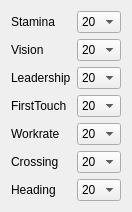
  <widget class="QWidget" name="formLayoutWidget_2">
   <property name="geometry">
    <rect>
     <x>30</x>
     <y>260</y>
     <width>104</width>
     <height>211</height>
    </rect>
   </property>
   <layout class="QFormLayout" name="formLayout_2">
    <item row="0" column="0">
     <widget class="QLabel" name="ss1_2">
      <property name="styleSheet">
       <string notr="true">font: 9pt &quot;맑은 고딕&quot;;
color: rgb(0, 0, 0);</string>
      </property>
      <property name="text">
       <string>Stamina</string>
      </property>
     </widget>
    </item>
    <item row="1" column="0">
     <widget class="QLabel" name="ss2_2">
      <property name="styleSheet">
       <string notr="true">font: 9pt &quot;맑은 고딕&quot;;
color: rgb(0, 0, 0);</string>
      </property>
      <property name="text">
       <string>Vision</string>
      </property>
     </widget>
    </item>
    <item row="3" column="0">
     <widget class="QLabel" name="ss4_2">
      <property name="styleSheet">
       <string notr="true">font: 9pt &quot;맑은 고딕&quot;;
color: rgb(0, 0, 0);</string>
      </property>
      <property name="text">
       <string>FirstTouch</string>
      </property>
     </widget>
    </item>
    <item row="0" column="1">
     <widget class="QComboBox" name="comboBox_11">
      <item>
       <property name="text">
        <string>20</string>
       </property>
      </item>
      <item>
       <property name="text">
        <string>19</string>
       </property>
      </item>
      <item>
       <property name="text">
        <string>18</string>
       </property>
      </item>
      <item>
       <property name="text">
        <string>17</string>
       </property>
      </item>
      <item>
       <property name="text">
        <string>16</string>
       </property>
      </item>
      <item>
       <property name="text">
        <string>15</string>
       </property>
      </item>
      <item>
       <property name="text">
        <string>14</string>
       </property>
      </item>
      <item>
       <property name="text">
        <string>13</string>
       </property>
      </item>
      <item>
       <property name="text">
        <string>12</string>
       </property>
      </item>
      <item>
       <property name="text">
        <string>11</string>
       </property>
      </item>
      <item>
       <property name="text">
        <string>10</string>
       </property>
      </item>
      <item>
       <property name="text">
        <string>9</string>
       </property>
      </item>
      <item>
       <property name="text">
        <string>8</string>
       </property>
      </item>
      <item>
       <property name="text">
        <string>7</string>
       </property>
      </item>
      <item>
       <property name="text">
        <string>6</string>
       </property>
      </item>
      <item>
       <property name="text">
        <string>5</string>
       </property>
      </item>
      <item>
       <property name="text">
        <string>4</string>
       </property>
      </item>
      <item>
       <property name="text">
        <string>3</string>
       </property>
      </item>
      <item>
       <property name="text">
        <string>2</string>
       </property>
      </item>
      <item>
       <property name="text">
        <string>1</string>
       </property>
      </item>
      <item>
       <property name="text">
        <string>0</string>
       </property>
      </item>
     </widget>
    </item>
    <item row="1" column="1">
     <widget class="QComboBox" name="comboBox_12">
      <item>
       <property name="text">
        <string>20</string>
       </property>
      </item>
      <item>
       <property name="text">
        <string>19</string>
       </property>
      </item>
      <item>
       <property name="text">
        <string>18</string>
       </property>
      </item>
      <item>
       <property name="text">
        <string>17</string>
       </property>
      </item>
      <item>
       <property name="text">
        <string>16</string>
       </property>
      </item>
      <item>
       <property name="text">
        <string>15</string>
       </property>
      </item>
      <item>
       <property name="text">
        <string>14</string>
       </property>
      </item>
      <item>
       <property name="text">
        <string>13</string>
       </property>
      </item>
      <item>
       <property name="text">
        <string>12</string>
       </property>
      </item>
      <item>
       <property name="text">
        <string>11</string>
       </property>
      </item>
      <item>
       <property name="text">
        <string>10</string>
       </property>
      </item>
      <item>
       <property name="text">
        <string>9</string>
       </property>
      </item>
      <item>
       <property name="text">
        <string>8</string>
       </property>
      </item>
      <item>
       <property name="text">
        <string>7</string>
       </property>
      </item>
      <item>
       <property name="text">
        <string>6</string>
       </property>
      </item>
      <item>
       <property name="text">
        <string>5</string>
       </property>
      </item>
      <item>
       <property name="text">
        <string>4</string>
       </property>
      </item>
      <item>
       <property name="text">
        <string>3</string>
       </property>
      </item>
      <item>
       <property name="text">
        <string>2</string>
       </property>
      </item>
      <item>
       <property name="text">
        <string>1</string>
       </property>
      </item>
      <item>
       <property name="text">
        <string>0</string>
       </property>
      </item>
     </widget>
    </item>
    <item row="3" column="1">
     <widget class="QComboBox" name="comboBox_13">
      <item>
       <property name="text">
        <string>20</string>
       </property>
      </item>
      <item>
       <property name="text">
        <string>19</string>
       </property>
      </item>
      <item>
       <property name="text">
        <string>18</string>
       </property>
      </item>
      <item>
       <property name="text">
        <string>17</string>
       </property>
      </item>
      <item>
       <property name="text">
        <string>16</string>
       </property>
      </item>
      <item>
       <property name="text">
        <string>15</string>
       </property>
      </item>
      <item>
       <property name="text">
        <string>14</string>
       </property>
      </item>
      <item>
       <property name="text">
        <string>13</string>
       </property>
      </item>
      <item>
       <property name="text">
        <string>12</string>
       </property>
      </item>
      <item>
       <property name="text">
        <string>11</string>
       </property>
      </item>
      <item>
       <property name="text">
        <string>10</string>
       </property>
      </item>
      <item>
       <property name="text">
        <string>9</string>
       </property>
      </item>
      <item>
       <property name="text">
        <string>8</string>
       </property>
      </item>
      <item>
       <property name="text">
        <string>7</string>
       </property>
      </item>
      <item>
       <property name="text">
        <string>6</string>
       </property>
      </item>
      <item>
       <property name="text">
        <string>5</string>
       </property>
      </item>
      <item>
       <property name="text">
        <string>4</string>
       </property>
      </item>
      <item>
       <property name="text">
        <string>3</string>
       </property>
      </item>
      <item>
       <property name="text">
        <string>2</string>
       </property>
      </item>
      <item>
       <property name="text">
        <string>1</string>
       </property>
      </item>
      <item>
       <property name="text">
        <string>0</string>
       </property>
      </item>
     </widget>
    </item>
    <item row="4" column="0">
     <widget class="QLabel" name="ss6_2">
      <property name="styleSheet">
       <string notr="true">font: 9pt &quot;맑은 고딕&quot;;
color: rgb(0, 0, 0);</string>
      </property>
      <property name="text">
       <string>Workrate</string>
      </property>
     </widget>
    </item>
    <item row="4" column="1">
     <widget class="QComboBox" name="comboBox_15">
      <item>
       <property name="text">
        <string>20</string>
       </property>
      </item>
      <item>
       <property name="text">
        <string>19</string>
       </property>
      </item>
      <item>
       <property name="text">
        <string>18</string>
       </property>
      </item>
      <item>
       <property name="text">
        <string>17</string>
       </property>
      </item>
      <item>
       <property name="text">
        <string>16</string>
       </property>
      </item>
      <item>
       <property name="text">
        <string>15</string>
       </property>
      </item>
      <item>
       <property name="text">
        <string>14</string>
       </property>
      </item>
      <item>
       <property name="text">
        <string>13</string>
       </property>
      </item>
      <item>
       <property name="text">
        <string>12</string>
       </property>
      </item>
      <item>
       <property name="text">
        <string>11</string>
       </property>
      </item>
      <item>
       <property name="text">
        <string>10</string>
       </property>
      </item>
      <item>
       <property name="text">
        <string>9</string>
       </property>
      </item>
      <item>
       <property name="text">
        <string>8</string>
       </property>
      </item>
      <item>
       <property name="text">
        <string>7</string>
       </property>
      </item>
      <item>
       <property name="text">
        <string>6</string>
       </property>
      </item>
      <item>
       <property name="text">
        <string>5</string>
       </property>
      </item>
      <item>
       <property name="text">
        <string>4</string>
       </property>
      </item>
      <item>
       <property name="text">
        <string>3</string>
       </property>
      </item>
      <item>
       <property name="text">
        <string>2</string>
       </property>
      </item>
      <item>
       <property name="text">
        <string>1</string>
       </property>
      </item>
      <item>
       <property name="text">
        <string>0</string>
       </property>
      </item>
     </widget>
    </item>
    <item row="5" column="0">
     <widget class="QLabel" name="ss7_2">
      <property name="styleSheet">
       <string notr="true">font: 9pt &quot;맑은 고딕&quot;;
color: rgb(0, 0, 0);</string>
      </property>
      <property name="text">
       <string>Crossing</string>
      </property>
     </widget>
    </item>
    <item row="5" column="1">
     <widget class="QComboBox" name="comboBox_16">
      <item>
       <property name="text">
        <string>20</string>
       </property>
      </item>
      <item>
       <property name="text">
        <string>19</string>
       </property>
      </item>
      <item>
       <property name="text">
        <string>18</string>
       </property>
      </item>
      <item>
       <property name="text">
        <string>17</string>
       </property>
      </item>
      <item>
       <property name="text">
        <string>16</string>
       </property>
      </item>
      <item>
       <property name="text">
        <string>15</string>
       </property>
      </item>
      <item>
       <property name="text">
        <string>14</string>
       </property>
      </item>
      <item>
       <property name="text">
        <string>13</string>
       </property>
      </item>
      <item>
       <property name="text">
        <string>12</string>
       </property>
      </item>
      <item>
       <property name="text">
        <string>11</string>
       </property>
      </item>
      <item>
       <property name="text">
        <string>10</string>
       </property>
      </item>
      <item>
       <property name="text">
        <string>9</string>
       </property>
      </item>
      <item>
       <property name="text">
        <string>8</string>
       </property>
      </item>
      <item>
       <property name="text">
        <string>7</string>
       </property>
      </item>
      <item>
       <property name="text">
        <string>6</string>
       </property>
      </item>
      <item>
       <property name="text">
        <string>5</string>
       </property>
      </item>
      <item>
       <property name="text">
        <string>4</string>
       </property>
      </item>
      <item>
       <property name="text">
        <string>3</string>
       </property>
      </item>
      <item>
       <property name="text">
        <string>2</string>
       </property>
      </item>
      <item>
       <property name="text">
        <string>1</string>
       </property>
      </item>
      <item>
       <property name="text">
        <string>0</string>
       </property>
      </item>
     </widget>
    </item>
    <item row="6" column="0">
     <widget class="QLabel" name="ss8_2">
      <property name="styleSheet">
       <string notr="true">font: 9pt &quot;맑은 고딕&quot;;
color: rgb(0, 0, 0);</string>
      </property>
      <property name="text">
       <string>Heading</string>
      </property>
     </widget>
    </item>
    <item row="6" column="1">
     <widget class="QComboBox" name="comboBox_17">
      <item>
       <property name="text">
        <string>20</string>
       </property>
      </item>
      <item>
       <property name="text">
        <string>19</string>
       </property>
      </item>
      <item>
       <property name="text">
        <string>18</string>
       </property>
      </item>
      <item>
       <property name="text">
        <string>17</string>
       </property>
      </item>
      <item>
       <property name="text">
        <string>16</string>
       </property>
      </item>
      <item>
       <property name="text">
        <string>15</string>
       </property>
      </item>
      <item>
       <property name="text">
        <string>14</string>
       </property>
      </item>
      <item>
       <property name="text">
        <string>13</string>
       </property>
      </item>
      <item>
       <property name="text">
        <string>12</string>
       </property>
      </item>
      <item>
       <property name="text">
        <string>11</string>
       </property>
      </item>
      <item>
       <property name="text">
        <string>10</string>
       </property>
      </item>
      <item>
       <property name="text">
        <string>9</string>
       </property>
      </item>
      <item>
       <property name="text">
        <string>8</string>
       </property>
      </item>
      <item>
       <property name="text">
        <string>7</string>
       </property>
      </item>
      <item>
       <property name="text">
        <string>6</string>
       </property>
      </item>
      <item>
       <property name="text">
        <string>5</string>
       </property>
      </item>
      <item>
       <property name="text">
        <string>4</string>
       </property>
      </item>
      <item>
       <property name="text">
        <string>3</string>
       </property>
      </item>
      <item>
       <property name="text">
        <string>2</string>
       </property>
      </item>
      <item>
       <property name="text">
        <string>1</string>
       </property>
      </item>
      <item>
       <property name="text">
        <string>0</string>
       </property>
      </item>
     </widget>
    </item>
    <item row="2" column="0">
     <widget class="QLabel" name="ss3_4">
      <property name="styleSheet">
       <string notr="true">font: 9pt &quot;맑은 고딕&quot;;
color: rgb(0, 0, 0);</string>
      </property>
      <property name="text">
       <string>Leadership</string>
      </property>
     </widget>
    </item>
    <item row="2" column="1">
     <widget class="QComboBox" name="comboBox_26">
      <item>
       <property name="text">
        <string>20</string>
       </property>
      </item>
      <item>
       <property name="text">
        <string>19</string>
       </property>
      </item>
      <item>
       <property name="text">
        <string>18</string>
       </property>
      </item>
      <item>
       <property name="text">
        <string>17</string>
       </property>
      </item>
      <item>
       <property name="text">
        <string>16</string>
       </property>
      </item>
      <item>
       <property name="text">
        <string>15</string>
       </property>
      </item>
      <item>
       <property name="text">
        <string>14</string>
       </property>
      </item>
      <item>
       <property name="text">
        <string>13</string>
       </property>
      </item>
      <item>
       <property name="text">
        <string>12</string>
       </property>
      </item>
      <item>
       <property name="text">
        <string>11</string>
       </property>
      </item>
      <item>
       <property name="text">
        <string>10</string>
       </property>
      </item>
      <item>
       <property name="text">
        <string>9</string>
       </property>
      </item>
      <item>
       <property name="text">
        <string>8</string>
       </property>
      </item>
      <item>
       <property name="text">
        <string>7</string>
       </property>
      </item>
      <item>
       <property name="text">
        <string>6</string>
       </property>
      </item>
      <item>
       <property name="text">
        <string>5</string>
       </property>
      </item>
      <item>
       <property name="text">
        <string>4</string>
       </property>
      </item>
      <item>
       <property name="text">
        <string>3</string>
       </property>
      </item>
      <item>
       <property name="text">
        <string>2</string>
       </property>
      </item>
      <item>
       <property name="text">
        <string>1</string>
       </property>
      </item>
      <item>
       <property name="text">
        <string>0</string>
       </property>
      </item>
     </widget>
    </item>
   </layout>
  </widget>
